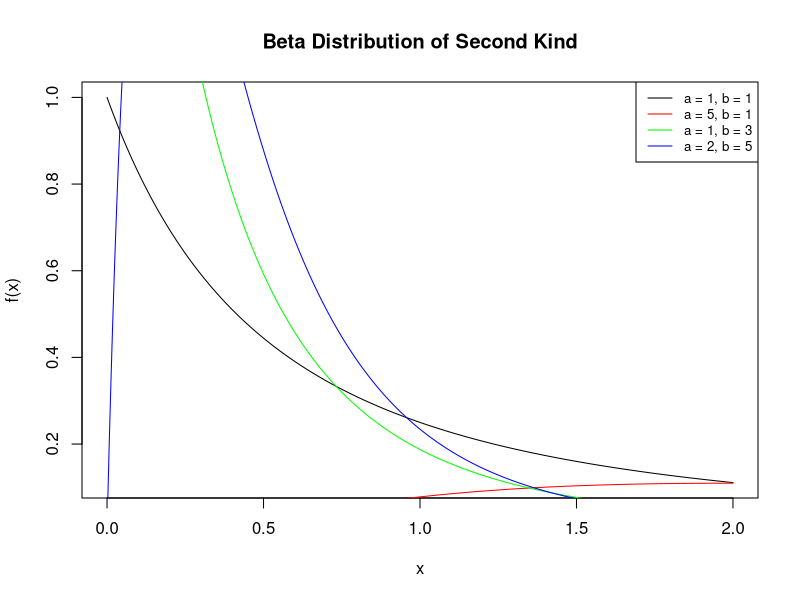

Source code (R):
#Function of Beta Distribution of Second Kind
BDSK <- function(x, a, b) {
    return(1/beta(a, b) * x ^ (a - 1) / (1 + x) ^ (a + b))
}

x <- seq(0, 2, 0.001)

#plotting the function for a = 1, 5, 1, 2 and b = 1, 1, 3, 5
plot(x, BDSK(x, 1, 1), type = "l", xlab = "x", ylab = "f(x)", main = "Beta Distribution of Second Kind")
lines(x, BDSK(x, 5, 1), col = "red")
lines(x, BDSK(x, 1, 3), col = "green")
lines(x, BDSK(x, 2, 5), col = "blue")
legend("topright", legend = c("a = 1, b = 1", "a = 5, b = 1", "a = 1, b = 3", "a = 2, b = 5"), col = c("black", "red", "green", "blue"), lty = 1, cex = 0.8)
